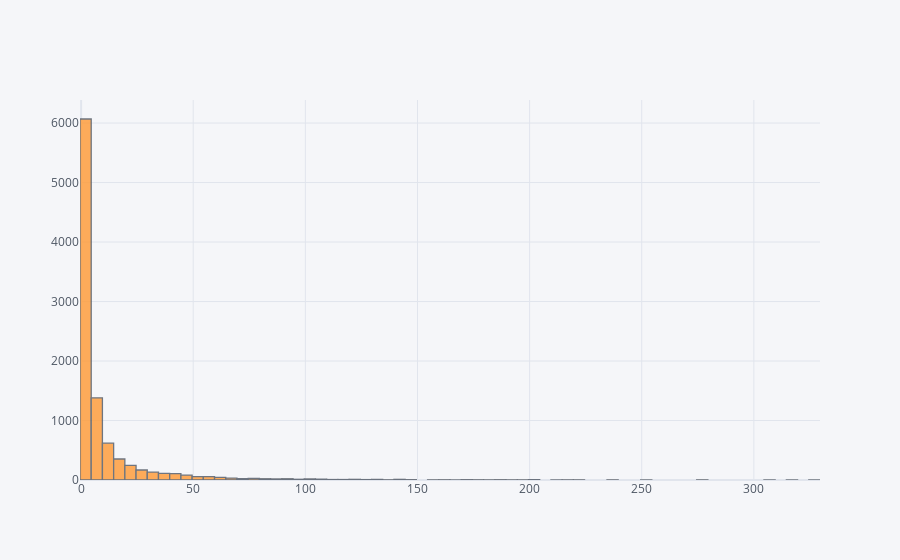

The code cell stored with this chart in its notebook:
### Code cell
ratings['Num of Rating'].iplot(kind='hist',bins=70)

### Figure 1 — Plotly figure (JSON) as saved in the notebook; plotly's stock layout.template omitted (floating-point values rounded to 4 significant figures; data arrays with more than 128 entries replaced by an {"elided": "..."} marker saying what was removed)
{"data": [{"histfunc": "count", "histnorm": "", "marker": {"color": "rgba(255, 153, 51, 1.0)", "line": {"color": "#4D5663", "width": 1.3}}, "name": "Num of Rating", "nbinsx": 70, "opacity": 0.8, "orientation": "v", "type": "histogram", "x": {"elided": "9719 int values"}}], "layout": {"barmode": "overlay", "legend": {"bgcolor": "#F5F6F9", "font": {"color": "#4D5663"}}, "paper_bgcolor": "#F5F6F9", "plot_bgcolor": "#F5F6F9", "title": {"font": {"color": "#4D5663"}}, "xaxis": {"gridcolor": "#E1E5ED", "showgrid": true, "tickfont": {"color": "#4D5663"}, "title": {"font": {"color": "#4D5663"}, "text": ""}, "zerolinecolor": "#E1E5ED"}, "yaxis": {"gridcolor": "#E1E5ED", "showgrid": true, "tickfont": {"color": "#4D5663"}, "title": {"font": {"color": "#4D5663"}, "text": ""}, "zerolinecolor": "#E1E5ED"}}}
